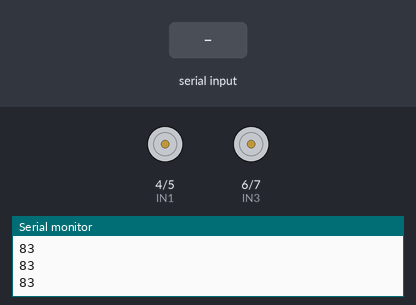
A sketch run on a simulated Arduino Uno, built with avr-gcc and run on an emulated ATmega328P. Shown: motor-driver pin pairs drawn as motors (green arrow = first pin HIGH = forward, orange = second pin HIGH = backward, longer = more drive), the last lines printed to the serial monitor. Inputs (shaded band) come from the test bench.

Above: at 1.2 s.
1.3 s: "F" received over Serial
At 2.0 s:
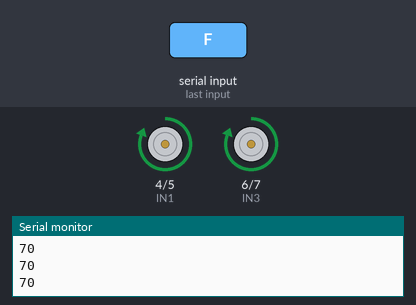
2.8 s: "B" received over Serial
At 3.2 s:
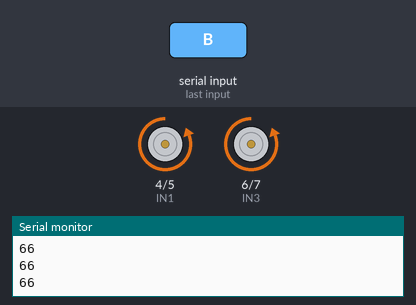
4.3 s: "R" received over Serial
At 5.5 s:
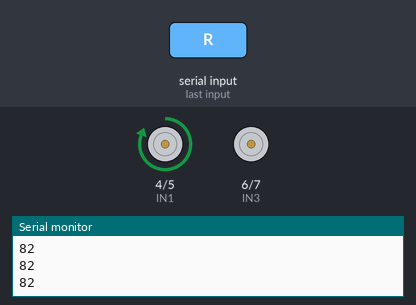
5.8 s: "L" received over Serial
At 6.7 s:
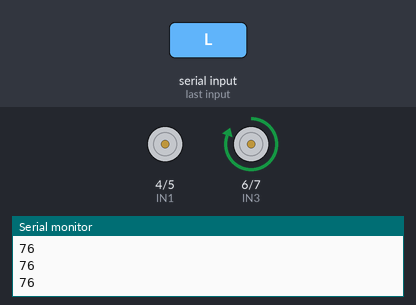
7.3 s: "S" received over Serial
At 7.9 s:
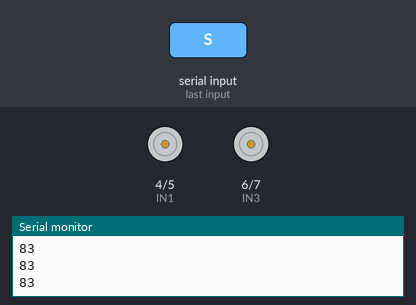
Timing chart, 0 to 9.8 s (numbered marks = the images above; inputs shaded):
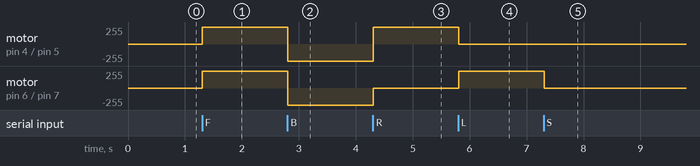

Measured:
- after the input at 1.3 s, motor on pin 4 (IN1) / pin 5 (IN2), motor on pin 6 (IN3) / pin 7 (IN4): stopped → forward 255/255 at once
- after the input at 2.8 s, motor on pin 4 (IN1) / pin 5 (IN2), motor on pin 6 (IN3) / pin 7 (IN4): forward 255/255 → backward 255/255 at once
- after the input at 4.3 s, motor on pin 4 (IN1) / pin 5 (IN2): backward 255/255 → forward 255/255 at once; motor on pin 6 (IN3) / pin 7 (IN4): backward 255/255 → stopped at once
- after the input at 5.8 s, motor on pin 4 (IN1) / pin 5 (IN2): forward 255/255 → stopped at once; motor on pin 6 (IN3) / pin 7 (IN4): stopped → forward 255/255 at once
- after the input at 7.3 s, motor on pin 6 (IN3) / pin 7 (IN4): forward 255/255 → stopped at once

The sketch:

Simple-Robot.ino
```cpp
/*---------------------Simple ROBOT-------------------
 *-------------Control robot using bluetooth----------

 *------------------------TENZO-----------------------
*/

int IN1 = 4;
int IN2 = 5;
int IN3 = 6;
int IN4 = 7;
int v = 255;
int x = 'S';

void setup() {
Serial.begin(9600);   // Default communication rate of the Bluetooth module
pinMode(IN1, OUTPUT);
pinMode(IN2, OUTPUT);
pinMode(IN3, OUTPUT);
pinMode(IN4, OUTPUT);
}

void loop() {

    // Read the incoming data from the Android application
if(Serial.available()>0)  // Ckeck for data Recieved
   {
      x = Serial.read();  // Read data
   }

if(x=='S'){ // Stop
    Serial.println(x);
analogWrite(IN4, 0);
analogWrite(IN2, 0);
analogWrite(IN3, 0);
analogWrite(IN1, 0);
}

if(x=='F'){ // Forward
  Serial.println(x);
analogWrite(IN1, v);
analogWrite(IN2, 0);
analogWrite(IN3, v);
analogWrite(IN4, 0);

}

if(x=='B'){ // Reverse
    Serial.println(x);
analogWrite(IN1, 0);
analogWrite(IN2, v);
analogWrite(IN3, 0);
analogWrite(IN4, v);
}

if(x=='R'){ // right
    Serial.println(x);
analogWrite(IN1, v);
analogWrite(IN2, 0);
analogWrite(IN3, 0);
analogWrite(IN4, 0); // we can use (IN4, v)

}

if(x=='L'){ // left
    Serial.println(x);
analogWrite(IN1, 0);
analogWrite(IN2, 0);  // we can use (IN2, v)
analogWrite(IN3, v);
analogWrite(IN4, 0);

}

}
```
